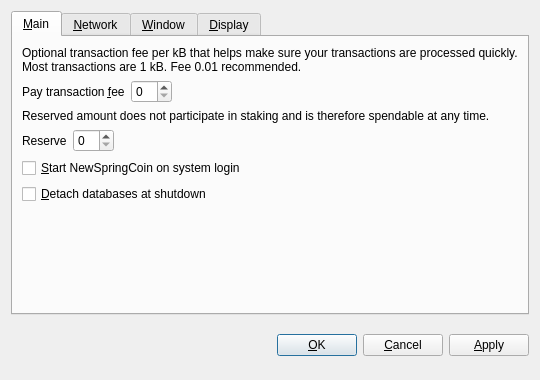
<?xml version="1.0" encoding="UTF-8"?>
<ui version="4.0">
 <class>OptionsDialog</class>
 <widget class="QDialog" name="OptionsDialog">
  <property name="geometry">
   <rect>
    <x>0</x>
    <y>0</y>
    <width>540</width>
    <height>380</height>
   </rect>
  </property>
  <property name="windowTitle">
   <string>Options</string>
  </property>
  <property name="modal">
   <bool>true</bool>
  </property>
  <layout class="QVBoxLayout" name="verticalLayout">
   <item>
    <widget class="QTabWidget" name="tabWidget">
     <property name="tabPosition">
      <enum>QTabWidget::North</enum>
     </property>
     <property name="currentIndex">
      <number>0</number>
     </property>
     <widget class="QWidget" name="tabMain">
      <attribute name="title">
       <string>&amp;Main</string>
      </attribute>
      <layout class="QVBoxLayout" name="verticalLayout_Main">
       <item>
        <widget class="QLabel" name="transactionFeeInfoLabel">
         <property name="text">
          <string>Optional transaction fee per kB that helps make sure your transactions are processed quickly. Most transactions are 1 kB. Fee 0.01 recommended.</string>
         </property>
         <property name="textFormat">
          <enum>Qt::PlainText</enum>
         </property>
         <property name="wordWrap">
          <bool>true</bool>
         </property>
        </widget>
       </item>
       <item>
        <layout class="QHBoxLayout" name="horizontalLayoutFee">
         <item>
          <widget class="QLabel" name="transactionFeeLabel">
           <property name="text">
            <string>Pay transaction &amp;fee</string>
           </property>
           <property name="textFormat">
            <enum>Qt::PlainText</enum>
           </property>
           <property name="buddy">
            <cstring>transactionFee</cstring>
           </property>
          </widget>
         </item>
         <item>
          <widget class="BitcoinAmountField" name="transactionFee"/>
         </item>
         <item>
          <spacer name="horizontalSpacerFee">
           <property name="orientation">
            <enum>Qt::Horizontal</enum>
           </property>
           <property name="sizeHint" stdset="0">
            <size>
             <width>40</width>
             <height>20</height>
            </size>
           </property>
          </spacer>
         </item>
        </layout>
       </item>
       <item>
        <widget class="QLabel" name="reserveBalanceInfoLabel">
         <property name="text">
          <string>Reserved amount does not participate in staking and is therefore spendable at any time.</string>
         </property>
         <property name="textFormat">
          <enum>Qt::PlainText</enum>
         </property>
         <property name="wordWrap">
          <bool>true</bool>
         </property>
        </widget>
       </item>
       <item>
        <layout class="QHBoxLayout" name="horizontalLayoutReserveBalance">
         <item>
          <widget class="QLabel" name="reserveBalanceLabel">
           <property name="text">
            <string>Reserve</string>
           </property>
           <property name="textFormat">
            <enum>Qt::PlainText</enum>
           </property>
           <property name="buddy">
            <cstring>reserveBalance</cstring>
           </property>
          </widget>
         </item>
         <item>
          <widget class="BitcoinAmountField" name="reserveBalance"/>
         </item>
         <item>
          <spacer name="horizontalSpacerReserveBalance">
           <property name="orientation">
            <enum>Qt::Horizontal</enum>
           </property>
           <property name="sizeHint" stdset="0">
            <size>
             <width>40</width>
             <height>20</height>
            </size>
           </property>
          </spacer>
         </item>
        </layout>
       </item>
       <item>
        <widget class="QCheckBox" name="bitcoinAtStartup">
         <property name="toolTip">
          <string>Automatically start NewSpringCoin after logging in to the system.</string>
         </property>
         <property name="text">
          <string>&amp;Start NewSpringCoin on system login</string>
         </property>
        </widget>
       </item>
       <item>
        <widget class="QCheckBox" name="detachDatabases">
         <property name="toolTip">
          <string>Detach block and address databases at shutdown. This means they can be moved to another data directory, but it slows down shutdown. The wallet is always detached.</string>
         </property>
         <property name="text">
          <string>&amp;Detach databases at shutdown</string>
         </property>
        </widget>
       </item>
       <item>
        <spacer name="verticalSpacer_Main">
         <property name="orientation">
          <enum>Qt::Vertical</enum>
         </property>
         <property name="sizeHint" stdset="0">
          <size>
           <width>20</width>
           <height>40</height>
          </size>
         </property>
        </spacer>
       </item>
      </layout>
     </widget>
     <widget class="QWidget" name="tabNetwork">
      <attribute name="title">
       <string>&amp;Network</string>
      </attribute>
      <layout class="QVBoxLayout" name="verticalLayout_Network">
       <item>
        <widget class="QCheckBox" name="mapPortUpnp">
         <property name="toolTip">
          <string>Automatically open the NewSpringCoin client port on the router. This only works when your router supports UPnP and it is enabled.</string>
         </property>
         <property name="text">
          <string>Map port using &amp;UPnP</string>
         </property>
        </widget>
       </item>
       <item>
        <widget class="QCheckBox" name="connectSocks">
         <property name="toolTip">
          <string>Connect to the NewSpringCoin network through a SOCKS proxy (e.g. when connecting through Tor).</string>
         </property>
         <property name="text">
          <string>&amp;Connect through SOCKS proxy:</string>
         </property>
        </widget>
       </item>
       <item>
        <layout class="QHBoxLayout" name="horizontalLayout_Network">
         <item>
          <widget class="QLabel" name="proxyIpLabel">
           <property name="text">
            <string>Proxy &amp;IP:</string>
           </property>
           <property name="textFormat">
            <enum>Qt::PlainText</enum>
           </property>
           <property name="buddy">
            <cstring>proxyIp</cstring>
           </property>
          </widget>
         </item>
         <item>
          <widget class="QValidatedLineEdit" name="proxyIp">
           <property name="maximumSize">
            <size>
             <width>140</width>
             <height>16777215</height>
            </size>
           </property>
           <property name="toolTip">
            <string>IP address of the proxy (e.g. 127.0.0.1)</string>
           </property>
          </widget>
         </item>
         <item>
          <widget class="QLabel" name="proxyPortLabel">
           <property name="text">
            <string>&amp;Port:</string>
           </property>
           <property name="textFormat">
            <enum>Qt::PlainText</enum>
           </property>
           <property name="buddy">
            <cstring>proxyPort</cstring>
           </property>
          </widget>
         </item>
         <item>
          <widget class="QLineEdit" name="proxyPort">
           <property name="maximumSize">
            <size>
             <width>55</width>
             <height>16777215</height>
            </size>
           </property>
           <property name="toolTip">
            <string>Port of the proxy (e.g. 9050)</string>
           </property>
          </widget>
         </item>
         <item>
          <widget class="QLabel" name="socksVersionLabel">
           <property name="text">
            <string>SOCKS &amp;Version:</string>
           </property>
           <property name="textFormat">
            <enum>Qt::PlainText</enum>
           </property>
           <property name="buddy">
            <cstring>socksVersion</cstring>
           </property>
          </widget>
         </item>
         <item>
          <widget class="QValueComboBox" name="socksVersion">
           <property name="toolTip">
            <string>SOCKS version of the proxy (e.g. 5)</string>
           </property>
          </widget>
         </item>
         <item>
          <spacer name="horizontalSpacer_Network">
           <property name="orientation">
            <enum>Qt::Horizontal</enum>
           </property>
           <property name="sizeHint" stdset="0">
            <size>
             <width>40</width>
             <height>20</height>
            </size>
           </property>
          </spacer>
         </item>
        </layout>
       </item>
       <item>
        <spacer name="verticalSpacer_Network">
         <property name="orientation">
          <enum>Qt::Vertical</enum>
         </property>
         <property name="sizeHint" stdset="0">
          <size>
           <width>20</width>
           <height>40</height>
          </size>
         </property>
        </spacer>
       </item>
      </layout>
     </widget>
     <widget class="QWidget" name="tabWindow">
      <attribute name="title">
       <string>&amp;Window</string>
      </attribute>
      <layout class="QVBoxLayout" name="verticalLayout_Window">
       <item>
        <widget class="QCheckBox" name="minimizeToTray">
         <property name="toolTip">
          <string>Show only a tray icon after minimizing the window.</string>
         </property>
         <property name="text">
          <string>&amp;Minimize to the tray instead of the taskbar</string>
         </property>
        </widget>
       </item>
       <item>
        <widget class="QCheckBox" name="minimizeOnClose">
         <property name="toolTip">
          <string>Minimize instead of exit the application when the window is closed. When this option is enabled, the application will be closed only after selecting Quit in the menu.</string>
         </property>
         <property name="text">
          <string>M&amp;inimize on close</string>
         </property>
        </widget>
       </item>
       <item>
        <spacer name="verticalSpacer_Window">
         <property name="orientation">
          <enum>Qt::Vertical</enum>
         </property>
         <property name="sizeHint" stdset="0">
          <size>
           <width>20</width>
           <height>40</height>
          </size>
         </property>
        </spacer>
       </item>
      </layout>
     </widget>
     <widget class="QWidget" name="tabDisplay">
      <attribute name="title">
       <string>&amp;Display</string>
      </attribute>
      <layout class="QVBoxLayout" name="verticalLayout_Display">
       <item>
        <layout class="QHBoxLayout" name="horizontalLayout_1_Display">
         <item>
          <widget class="QLabel" name="langLabel">
           <property name="text">
            <string>User Interface &amp;language:</string>
           </property>
           <property name="textFormat">
            <enum>Qt::PlainText</enum>
           </property>
           <property name="buddy">
            <cstring>lang</cstring>
           </property>
          </widget>
         </item>
         <item>
          <widget class="QValueComboBox" name="lang">
           <property name="toolTip">
            <string>The user interface language can be set here. This setting will take effect after restarting NewSpringCoin.</string>
           </property>
          </widget>
         </item>
        </layout>
       </item>
       <item>
        <layout class="QHBoxLayout" name="horizontalLayout_2_Display">
         <item>
          <widget class="QLabel" name="unitLabel">
           <property name="text">
            <string>&amp;Unit to show amounts in:</string>
           </property>
           <property name="textFormat">
            <enum>Qt::PlainText</enum>
           </property>
           <property name="buddy">
            <cstring>unit</cstring>
           </property>
          </widget>
         </item>
         <item>
          <widget class="QValueComboBox" name="unit">
           <property name="toolTip">
            <string>Choose the default subdivision unit to show in the interface and when sending coins.</string>
           </property>
          </widget>
         </item>
        </layout>
       </item>
       <item>
        <widget class="QCheckBox" name="displayAddresses">
         <property name="toolTip">
          <string>Whether to show NewSpringCoin addresses in the transaction list or not.</string>
         </property>
         <property name="text">
          <string>&amp;Display addresses in transaction list</string>
         </property>
        </widget>
       </item>
       <item>
        <widget class="QCheckBox" name="coinControlFeatures">
         <property name="toolTip">
          <string>Whether to show coin control features or not.</string>
         </property>
         <property name="text">
          <string>Display coin &amp;control features (experts only!)</string>
         </property>
        </widget>
       </item>
       <item>
        <spacer name="verticalSpacer_Display">
         <property name="orientation">
          <enum>Qt::Vertical</enum>
         </property>
         <property name="sizeHint" stdset="0">
          <size>
           <width>20</width>
           <height>40</height>
          </size>
         </property>
        </spacer>
       </item>
      </layout>
     </widget>
    </widget>
   </item>
   <item>
    <layout class="QHBoxLayout" name="horizontalLayout_Buttons">
     <item>
      <spacer name="horizontalSpacer_1">
       <property name="orientation">
        <enum>Qt::Horizontal</enum>
       </property>
       <property name="sizeHint" stdset="0">
        <size>
         <width>40</width>
         <height>48</height>
        </size>
       </property>
      </spacer>
     </item>
     <item>
      <widget class="QLabel" name="statusLabel">
       <property name="font">
        <font>
         <weight>75</weight>
         <bold>true</bold>
        </font>
       </property>
       <property name="text">
        <string/>
       </property>
       <property name="textFormat">
        <enum>Qt::PlainText</enum>
       </property>
       <property name="wordWrap">
        <bool>true</bool>
       </property>
      </widget>
     </item>
     <item>
      <spacer name="horizontalSpacer_2">
       <property name="orientation">
        <enum>Qt::Horizontal</enum>
       </property>
       <property name="sizeHint" stdset="0">
        <size>
         <width>40</width>
         <height>48</height>
        </size>
       </property>
      </spacer>
     </item>
     <item>
      <widget class="QPushButton" name="okButton">
       <property name="text">
        <string>&amp;OK</string>
       </property>
      </widget>
     </item>
     <item>
      <widget class="QPushButton" name="cancelButton">
       <property name="text">
        <string>&amp;Cancel</string>
       </property>
       <property name="autoDefault">
        <bool>false</bool>
       </property>
      </widget>
     </item>
     <item>
      <widget class="QPushButton" name="applyButton">
       <property name="text">
        <string>&amp;Apply</string>
       </property>
       <property name="autoDefault">
        <bool>false</bool>
       </property>
      </widget>
     </item>
    </layout>
   </item>
  </layout>
 </widget>
 <customwidgets>
  <customwidget>
   <class>BitcoinAmountField</class>
   <extends>QSpinBox</extends>
   <header>bitcoinamountfield.h</header>
  </customwidget>
  <customwidget>
   <class>QValueComboBox</class>
   <extends>QComboBox</extends>
   <header>qvaluecombobox.h</header>
  </customwidget>
  <customwidget>
   <class>QValidatedLineEdit</class>
   <extends>QLineEdit</extends>
   <header>qvalidatedlineedit.h</header>
  </customwidget>
 </customwidgets>
 <resources/>
 <connections/>
</ui>
